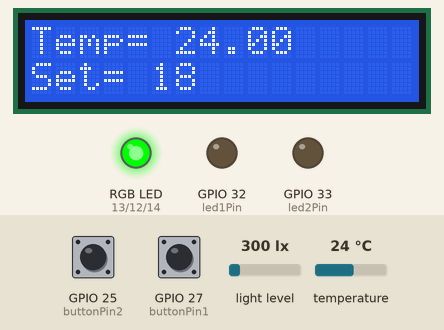
Bench run of a sketch on a simulated ESP32. On the bench: 16×2 character LCD, an RGB LED mixed from three pins (HIGH = lit), output pins drawn as LEDs (lit = HIGH). The test bench sets the inputs (shaded band); at power-on: temperature 24 °C, light level 300 lx, GPIO 25 (buttonPin2) LOW, GPIO 27 (buttonPin1) LOW. WiFi joins after 1.5 s; servers stay silent unless stated; no MQTT or app messages arrive unless stated; what the sketch prints to the serial monitor is not drawn.

Above: at 3.0 s.
3.1 s: temperature set to 18.5 °C
At 9.6 s:
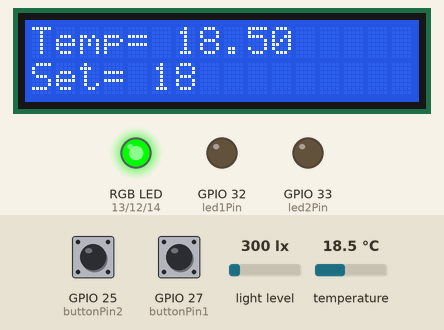
10.7 s: temperature set to 17.6 °C
At 17.2 s:
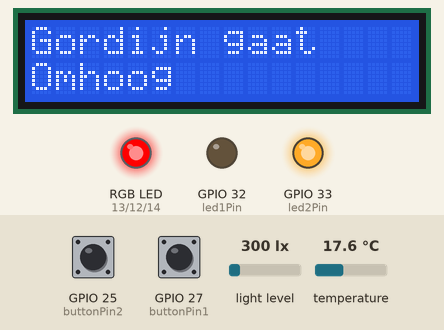
17.5 s: light level set to 55 lx
29.1 s: light level set to 46 lx
At 35.1 s:
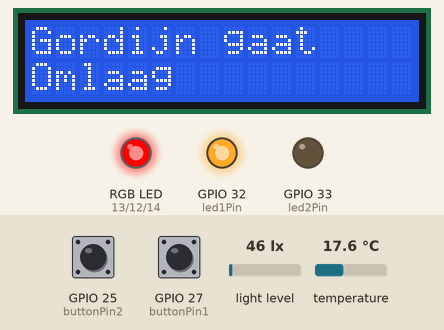
36.2 s: temperature set to 19.5 °C
At 46.7 s:
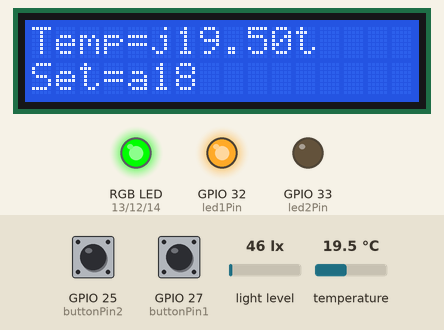
47.0 s: temperature set to 12 °C
At 53.1 s:
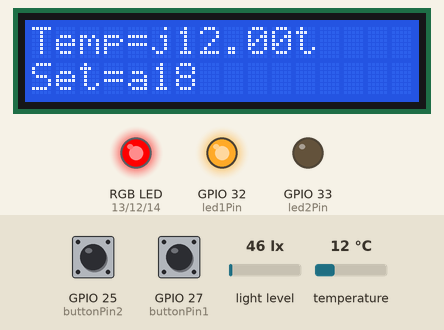
Timing chart, 0 to 54.6 s (numbered marks = the images above; inputs shaded):
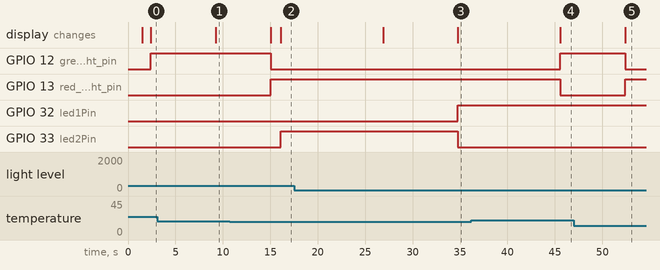

Measured:
- the behaviour switches between 18 and 17.9 °C on temperature (found by bisection; images 1 and 2)
- the behaviour switches between 50 and 49 lx on light level (found by bisection; images 2 and 3)
- the behaviour switches between 18.9 and 19 °C on temperature (found by bisection; images 3 and 4)
- after the input at 3.1 s, the display: changes after 6.1 s (image 1)
- after the input at 10.7 s, GPIO 12 (green_light_pin): HIGH → LOW after 4.4 s; GPIO 13 (red_light_pin): LOW → HIGH after 4.4 s; GPIO 33 (led2Pin): LOW → HIGH after 5.4 s; the display: first changes after 4.4 s (image 2 shows a later state)
- after the input at 29.1 s, GPIO 32 (led1Pin): LOW → HIGH after 5.6 s; GPIO 33 (led2Pin): HIGH → LOW after 5.6 s; the display: changes after 5.6 s (image 3)
- after the input at 36.2 s, GPIO 12 (green_light_pin): LOW → HIGH after 9.4 s; GPIO 13 (red_light_pin): HIGH → LOW after 9.4 s; the display: changes after 9.4 s (image 4)
- after the input at 47.0 s, GPIO 12 (green_light_pin): HIGH → LOW after 5.4 s; GPIO 13 (red_light_pin): LOW → HIGH after 5.4 s; the display: changes after 5.4 s (image 5)

The sketch:

Eind_project.ino
```cpp
#include <WiFi.h>
#include <PubSubClient.h>
#include <OneWire.h>
#include <DallasTemperature.h>
#include <LiquidCrystal.h>
#include <Wire.h>
#include <BH1750.h>
BH1750 lightMeter(0x23);


#define ONE_WIRE_BUS 26


const char* ssid = "telenet-32924";// jouw eigen wifi
const char* password = "YmutaKcebv8p";// u wachtwoord
const char* mqttServer = "192.168.0.121"; //u ip adress van de raspberry pi
const char* light_topic = "home/livingroom/light";
const char* temperature_topic = "home/livingroom/temperature";
const int mqttPort = 1883;
const char* mqttUser = "nico"; // u user vanm MQTT
const char* mqttPassword = "raspberry"; // u wachtwoord van MQTT
const char* clientID = "client_livingroom"; // MQTT client ID


const int RS = 2, EN = 4, d4 = 5, d5 = 18, d6 = 19, d7 = 23;

const int buttonPin1 = 27;     // the number of the pushbutton pin
const int buttonPin2 = 25;     // the number of the pushbutton pin

int red_light_pin= 13;
int green_light_pin = 12;
int blue_light_pin = 14;
int Counter = 18;
int Temp = 0;
int stand = LOW;
int omlaag = LOW;
int omhoog = LOW;
int buttonState1 = 0;
int buttonState2 = 0;
int led1Pin= 32;
int led2Pin= 33;

LiquidCrystal lcd(RS, EN, d4, d5, d6, d7);
WiFiClient espClient;
PubSubClient client(espClient);
OneWire oneWire(ONE_WIRE_BUS);
float temp=0.0;
DallasTemperature sensors(&oneWire);


void setup() {
  Serial.begin(115200);

  WiFi.begin(ssid, password);

  while (WiFi.status() != WL_CONNECTED)
  {
    delay(500);
    Serial.println("Connecting to WiFi..");
  }
  Serial.println("Connected to the WiFi network");
  client.setServer(mqttServer, mqttPort);
  Wire.begin();
  ;sensors.begin();
  lightMeter.begin();
  pinMode(red_light_pin, OUTPUT);
  pinMode(green_light_pin, OUTPUT);
  pinMode(blue_light_pin, OUTPUT);
  pinMode(buttonPin1, INPUT);
  pinMode(buttonPin2, INPUT);
  pinMode(led1Pin, OUTPUT);
  pinMode(led2Pin, OUTPUT);
  lcd.begin(16, 2);

}

void loop() {
  client.loop();

  while (!client.connected()) {
    Serial.println("Connecting to MQTT...");
    if (client.connect(clientID, mqttUser, mqttPassword)){
    {
      Serial.println("connected");
    }}
    else
    {
      Serial.print("failed with state ");
      Serial.print(client.state());
      delay(2000);
    }
  }
  sensors.requestTemperatures();
  Temp = (sensors.getTempCByIndex(0));
  uint16_t lux = lightMeter.readLightLevel();


  lcd.setCursor(0, 0);
  lcd.print("Temp=");
  lcd.setCursor(0, 1);
  lcd.print("Set=");
  lcd.setCursor(6, 0);
  lcd.print(sensors.getTempCByIndex(0));
  lcd.setCursor(5, 1);
  lcd.print(Counter);


    buttonState1 = digitalRead(27);
    if (buttonState1 == 1){
    Counter = Counter + 1;
    Serial.println(Counter);
    lcd.setCursor(5, 1);
    lcd.print(Counter);
    }
    buttonState2 = digitalRead(25);
    if (buttonState2 == 1){
    Counter = Counter - 1;
    Serial.println(Counter);
    lcd.setCursor(5, 1);
    lcd.print(Counter);
    }
    if (Counter < Temp){
    RGB_color(0, 255, 0); // Green
    delay(1000);

    }
    if (Counter > Temp){
    RGB_color(255, 0, 0); // Red
    delay(1000);

    if (lux < 50 && stand == LOW && omlaag == LOW){
    lcd.clear();
    lcd.setCursor(0,0);
    lcd.print("Gordijn gaat");
    lcd.setCursor(0, 2);
    lcd.print("Omlaag");
    digitalWrite(led1Pin, HIGH);
    digitalWrite(led2Pin, LOW);
    omlaag = HIGH;
    omhoog = LOW;
    delay(1000 * 5);
    }

    if (lux > 50 && stand == LOW && omhoog ==LOW){
    lcd.clear();
    lcd.setCursor(0,0);
    lcd.print("Gordijn gaat");
    lcd.setCursor(0, 2);
    lcd.print("Omhoog");
    digitalWrite(led1Pin, LOW);
    digitalWrite(led2Pin, HIGH);
    omlaag = LOW;
    omhoog = HIGH;
    delay(1000 * 5);
    }

    }
  // check if returns are valid and print the sensor data
    if (isnan(Temp) || isnan(lux)) {
    Serial.println("Failed to read");
  } else {
    Serial.print("light: ");
    Serial.print(lux);
    Serial.println(" lx");
    Serial.print("Temperature: ");
    Serial.print(Temp);
    Serial.println(" *C");

  String hs="Light: "+String((float)lux)+" lx ";
  String ts="Temp: "+String((float)Temp)+" C ";


  (client.publish(temperature_topic, String(Temp).c_str())); {
    Serial.println("Temperature sent!");
  (client.publish(light_topic, String(lux).c_str())); {
    Serial.println("Light sent!");
  }

  }

  client.disconnect();  // disconnect from the MQTT broker
  delay(1000*5);
}}
void RGB_color(int red_light_value, int green_light_value, int blue_light_value)
 {
 digitalWrite(red_light_pin, red_light_value);
 digitalWrite(green_light_pin, green_light_value);
 digitalWrite(blue_light_pin, blue_light_value);
}
```
